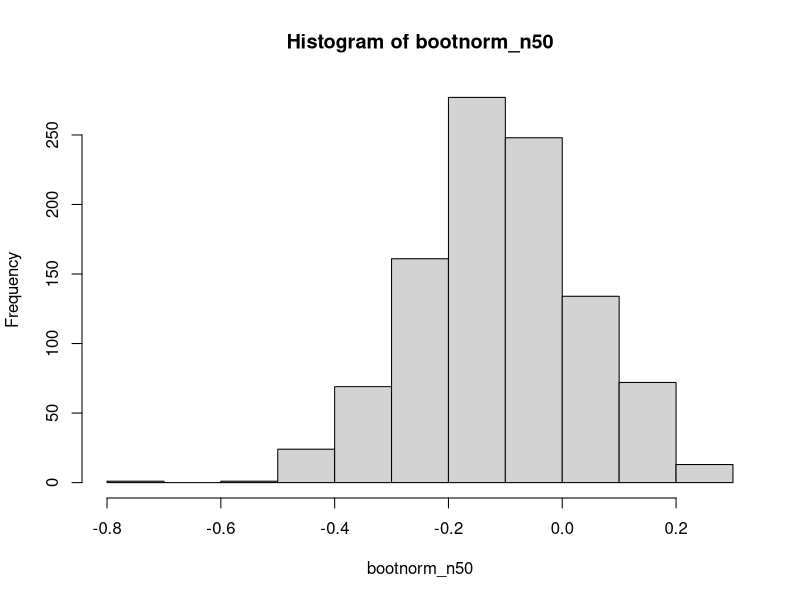
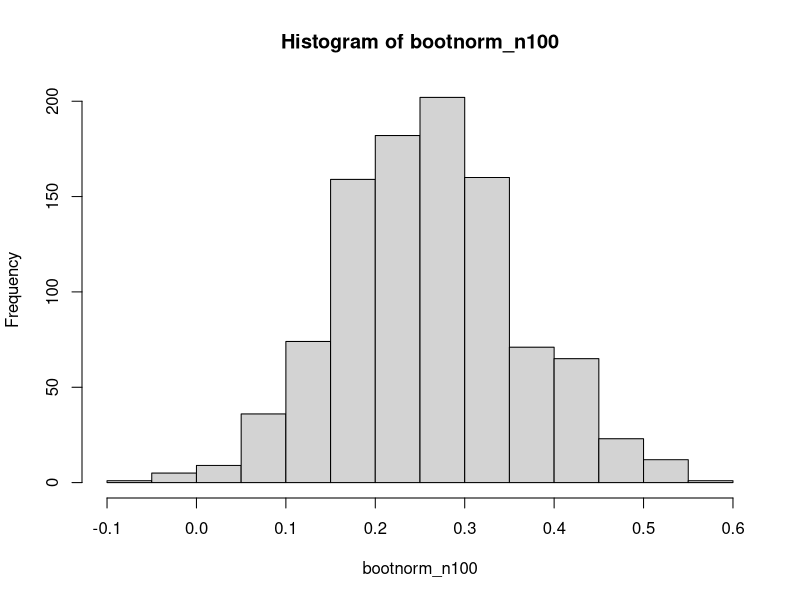
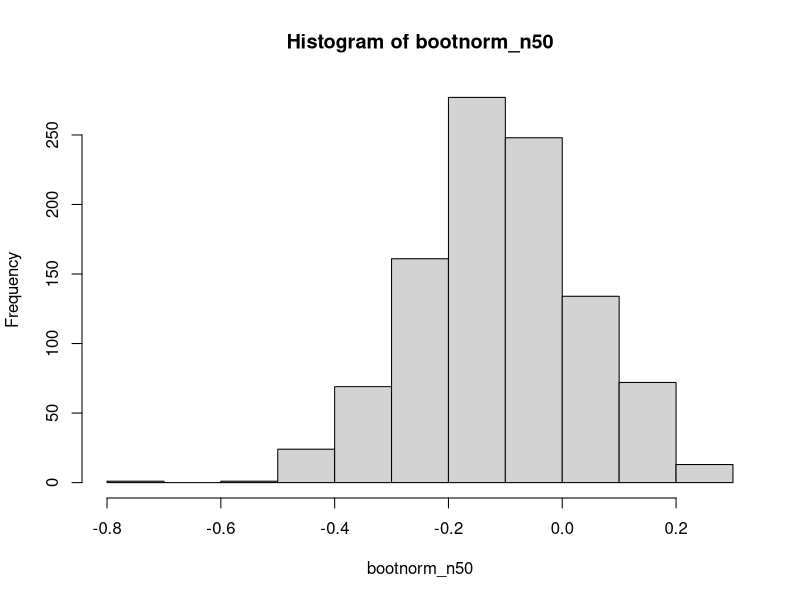
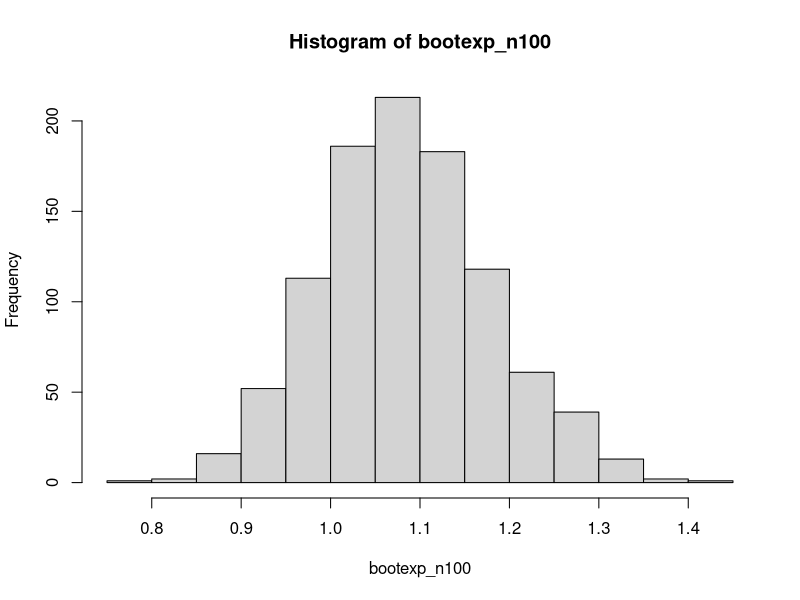

Write R code to recreate these figures, in order.
## ---- chunk 1
knitr::opts_chunk$set(echo = TRUE)
## ---- chunk 2

##These 2 histograms show that the distribution of means of samples from a normal distrbution are also normally distributed. This supports the CLT. 

x <- rnorm(50)
xbar <- mean(x)
nsims <- 1000
bootnorm_n50 <- numeric(nsims)
for(i in 1:nsims){
temp <- sample(x,50,replace=TRUE)
bootnorm_n50[i] <- mean(temp)}


x <- rnorm(100)
xbar <- mean(x)
nsims <- 1000
bootnorm_n100 <- numeric(nsims)
for(i in 1:nsims){
temp <- sample(x,100,replace=TRUE)
bootnorm_n100[i] <- mean(temp)}

hist(bootnorm_n50)
hist(bootnorm_n100)

##These 2 histograms show that the distribution of means of samples from non-normal distributions approach a normal distribution as the sample size gets larger. 



x <- rexp(50)
xbar <- mean(x)
nsims <- 1000
bootexp_n50 <- numeric(nsims)
for(i in 1:nsims){
temp <- sample(x,50,replace=TRUE)
bootexp_n50[i] <- mean(temp)}

x <- rexp(100)
xbar <- mean(x)
nsims <- 1000
bootexp_n100 <- numeric(nsims)
for(i in 1:nsims){
temp <- sample(x,100,replace=TRUE)
bootexp_n100[i] <- mean(temp)}

hist(bootnorm_n50)
hist(bootexp_n100)



